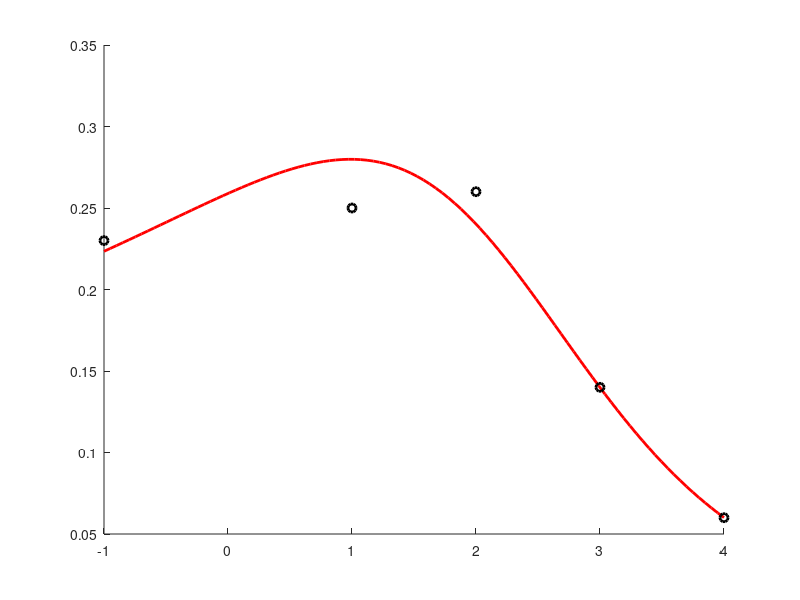

MATLAB code for this plot: (Note: this script raises an error after producing the figure.)
format long;
x = [-1 1 2 3 4];
y = [0.23 0.25 0.26 0.14 0.06];
x1 =x';
y_inv = [1/y(1) 1/y(2) 1/y(3) 1/y(4) 1/y(5)];
f1 = @(x) exp(x);
f2 = @(x) x;
f3 = @(x) x-x + 7.5;
A = [f1(x1) f2(x1) f3(x1)];
At = A';
R = At*A;
yt = y_inv';

b_matriz = At*yt;
a_coef = R\b_matriz;

a = 1/a_coef(3);
b = a_coef(1)*a;
c = a_coef(2)*a;
a
b
c
xx = linspace(-1,4,100);
figure(1)
hold on;
plot(xx,a./(b*f1(xx) + c*f2(xx) + f3(xx)),'r-','linewidth',2);

plot(x1',y,'ko','linewidth',2);
[S,dS,ddS]=funcion_spline(x1',y);
S(0)
%(S(0)-0.23023255)/S(0)<0.5e-7

%error por spline cubico
error_cubica = (0.23-S(0))/0.23
(error_cubica + 1.0111)/error_cubica < 0.5e-4


%error por ajuste de minimos cuadrados

error_min_cuad = (0.23 -  a./(b*f1(0) + c*f2(0) + f3(0)))/0.23